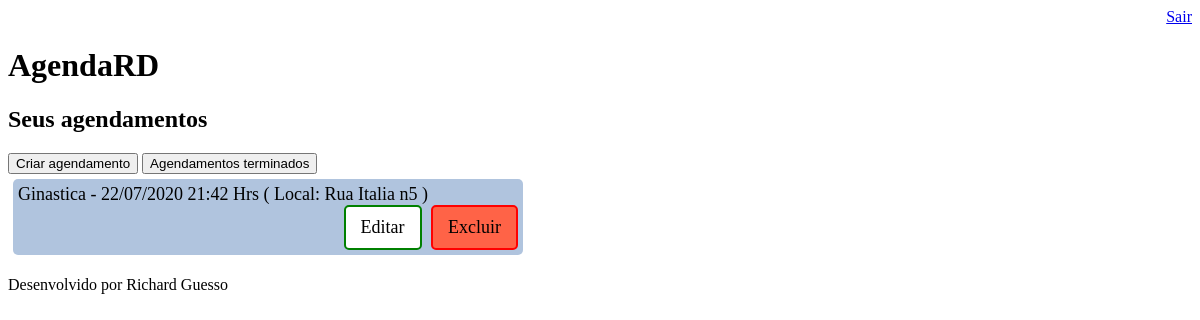
The page /agenda/ (signed in) on the database its author committed.
### core/models.py (models this page shows, shortened)
class Evento(models.Model):
    titulo = models.CharField(max_length=100)
    descricao = models.TextField(blank=True, null=True)
    data_evento = models.DateTimeField(verbose_name='Data do Evento')
    data_criacao = models.DateTimeField(auto_now=True)
    usuario = models.ForeignKey(User, on_delete=models.CASCADE)
    local = models.CharField(max_length=150, blank=True, null=True)
    class Meta:
        db_table = 'evento'
    def get_data_evento(self):
        return self.data_evento.strftime('%d/%m/%Y %H:%M Hrs')
    def get_evento_atrasado(self):
        if self.data_evento < datetime.now():
            return True
        else:
            return False
    def get_evento_terminando(self):
        data = datetime.now() + timedelta(hours=1)
        if datetime.now() < self.data_evento < data:
            print('falta menos de uma hora para esse evento')
            return True
        else:
            return False

### core/views.py (the view)
# urls.py: path('agenda/', views.lista_eventos),
@login_required(login_url='/login/')
def lista_eventos(request):
    usuario = request.user
    data_atual = datetime.now() - timedelta(hours=1)
    evento = Evento.objects.filter(usuario=usuario,
                                   data_evento__gt=data_atual)
    dados = {'eventos':evento}
    return render(request, 'agenda.html', dados)

### templates/agenda.html
{% extends "model-page.html" %}
{% block content %}
    <h2>Seus agendamentos</h2>
    <a href="evento/" style="text-decoration: none">
        <button type="button">Criar agendamento</button>
    </a>
    <a href="historico/" style="text-decoration: none">
        <button type="button">Agendamentos terminados</button>
    </a>
    <ul class="itens">
    {% for evento in eventos %}
            <div style={% if evento.get_evento_atrasado %}
                        "color:red"
                        {% elif evento.get_evento_terminando %}
                        "color:yellow"
                        {% else %}
                        "color:balck"
                        {% endif %} id="items_agenda">
                <li>
                    {{ evento.titulo }} - {{ evento.get_data_evento }}
                    ( Local: {{ evento.local }} )
                    <div id="buttons" align="right">
                        <a href="evento/?id={{ evento.id }}" class="edit"> Editar </a>
                        <a href="evento/delete/{{ evento.id }}/" class="delet"> Excluir </a>
                    </div>
                </li>
            </div>
    {% endfor %}
    </ul>
{% endblock %}

### templates/model-header.html (style rules this page uses)
#items_agenda { background-color:#B0C4DE; margin:5px; padding:2px; display:inline-block; width:500px; padding:5px; border-radius: 5px; }
ul.itens { list-style: none; margin: 0; padding: 0; font-size: 18px; }
a.delet:link, a.delet:visited { background-color: #FF6347; color: black; padding: 10px 15px; margin-left:5px; text-align: center; text-decoration: none; display: inline-block; border-style: solid; border-color: red; border-width: 2px; border-radius: 5px; }
a.edit:link, a.edit:visited { background-color: white; color: black; margin-left:5px; padding: 10px 15px; text-align: center; text-decoration: none; display: inline-block; border-style: solid; border-color: green; border-width: 2px; border-radius: 5px; }

### rows shown on the page
Evento: titulo "Ginastica", get_data_evento "22/07/2020 21:42 Hrs", local "Rua Italia n5"
